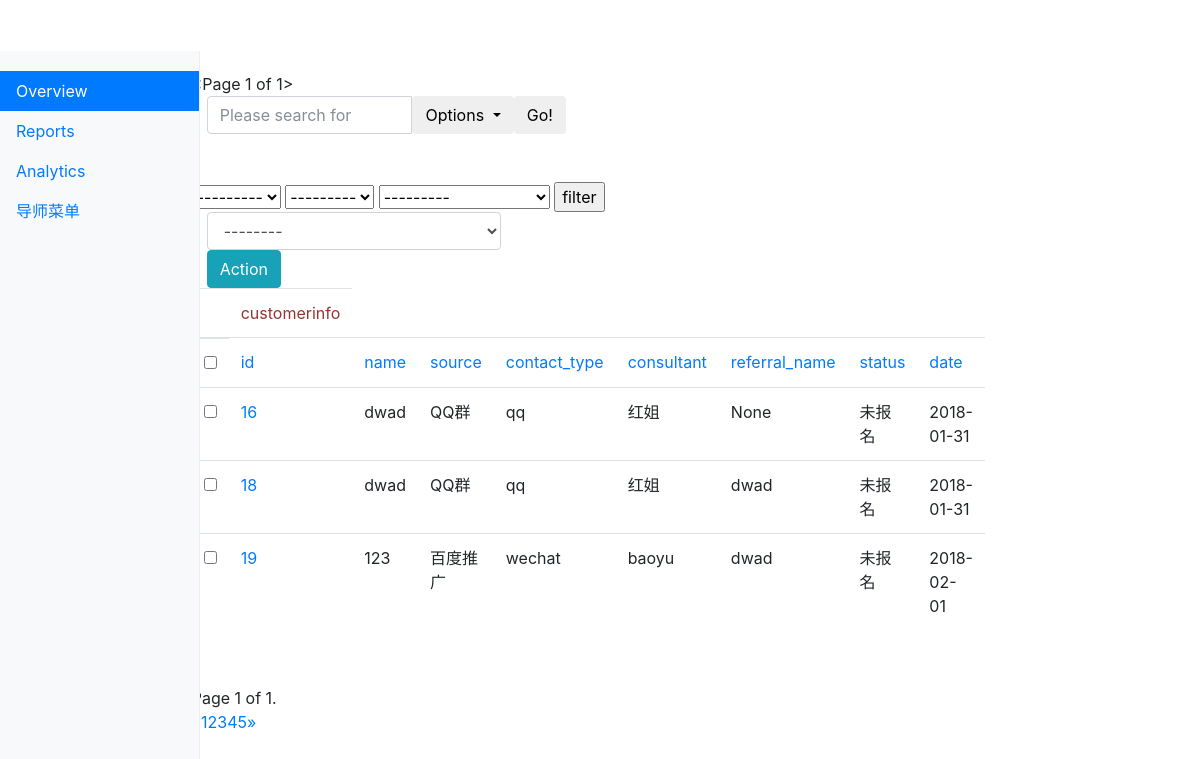
The page /kingadmin/crm/customerinfo/?o=0&page=1 (signed in) on the database its author committed.
### crm/models.py (models this page shows, shortened)
class Menus(models.Model):
    name = models.CharField(max_length=64)
    url_type_choices = ((0,'absolute'),(1,'dynamic'))
    url_type = models.SmallIntegerField(choices=url_type_choices,default=0)
    url_name = models.CharField(max_length=128)
    class Meta:
        unique_together = ('name','url_name')

class CustomerInfo(models.Model):
    name = models.CharField(max_length=64, default=None)
    contact_type_choices = (
        (0, 'qq'), (1, 'wechat'), (2,'Phone'),
    )
    contact_type = models.SmallIntegerField(choices=contact_type_choices, default=0 )
    contact = models.CharField(max_length=64, unique = True)
    source_choices = (
        (0, 'QQ群'), (1, '51CTO'), (2,'百度推广'),(3,'知乎'),
    )
    source = models.SmallIntegerField(choices=source_choices, default=0)
    referral_name = models.ForeignKey("self", blank=True, null=True, verbose_name="推荐人", on_delete=models.CASCADE)
    consult_courses = models.ManyToManyField("Course", verbose_name="咨询课程")
    consult_content = models.TextField(verbose_name="咨询内容")
    status_choices  = (
        (0, '未报名'), (1, '已报名'), (2,'已退学'),
    )
    status = models.SmallIntegerField(choices=status_choices, default=0)
    consultant = models.ForeignKey("UserProfile", verbose_name="课程顾问",on_delete=models.CASCADE)
    date = models.DateField(auto_now_add=True)
    def __str__(self):
        return self.name

class UserProfile(models.Model):
    user = models.OneToOneField(User,on_delete=models.CASCADE)
    name = models.CharField(max_length=64, verbose_name="姓名")
    role = models.ManyToManyField("Role", blank=True, null = True)
    def __str__(self):
        return self.name

### kingadmin/views.py (the view, shortened to what this page needs)
# urls.py: url(r'^(\w+)/(\w+)/$', views.table_list, name="table_list"),
@login_required
def table_list(request, app_name, model_name):
    admin_class = site.enabled_admin[app_name][model_name] #get the admin_class class save in the list
    querysets = admin_class.model.objects.all().order_by('-id')# get the data
    filter_list = request.GET
    filtered_query, querysets = selected_set(filter_list, querysets)
    admin_class.filtered_query = filtered_query
    querysets = querysets.order_by('-id')
    need_sort_column_name,sorted_querysets, sorted_column = sorted_querysets_by_column(request, querysets, admin_class)
    searched_queryset = searched_querysets(request, sorted_querysets, admin_class)
    querysets  = Paginator(searched_queryset ,admin_class.list_per_page)
    page = request.GET.get('page')
    try:
        querysets = querysets.get_page(page)
    except PageNotAnInteger:
        querysets = querysets.get_page(1)
    except EmptyPage:
        querysets = querysets.get_page(querysets.num_pages)
    admin_class.sorted_colunm_name = need_sort_column_name
    admin_class.sorted_column = sorted_column
    return render(request, "kingadmin/table_list.html",\
                  {"querysets": querysets,"model_name":model_name,\
                   "admin_class":admin_class, "need_sort_column_name": need_sort_column_name})

### kingadmin/templatetags/kingadmin_tags.py (called while the page is built)
@register.simple_tag
def build_table_row(count,obj, admin_class):
    ele = ""
    if admin_class.list_display:
        for index, column_name in enumerate(admin_class.list_display):
            column_obj = admin_class.model._meta.get_field(column_name)
            if column_obj.choices:
                column_data = getattr(obj, "get_%s_display" %column_name)()
            else:
                column_data = getattr(obj, column_name)
            if not index:
                ele += "<td><a href='%s/change'>%s</a></td>" % (obj.id, column_data)
            else:
                ele += "<td>%s</td>" % column_data
    else:
        ele += "<td><a href='%s/change'>%s</a></td>" % (count, obj)
    return mark_safe(ele)

@register.simple_tag
def get_order_method(need_sort_column_name, item, admin_class):
    sort_need_index = admin_class.list_display.index(item)
    if need_sort_column_name == item:
        sort_need_index = '-' + str(sort_need_index)
    return sort_need_index

@register.simple_tag
def build_order_method_arrow(need_sort_column_name, item, admin_class):
    new = need_sort_column_name
    ele = ''''''
    if new:
        if new.strip('-') == item:
            if need_sort_column_name.startswith('-'):
                ele += '''<span class ="glyphicon glyphicon-menu-up"> </span>'''
            elif need_sort_column_name == item:
                ele += '''<span class ="glyphicon glyphicon-menu-down"> </span>'''
    return mark_safe(ele)

@register.simple_tag
def get_filteredlist_pagenum(admin_class, querysets):
    page_num = querysets.number
    filtered_list = admin_class.filtered_query
    ele = ""
    if page_num:
        ele += "&page=%s" % page_num
    if filtered_list:
        for k, v in filtered_list.items():
            ele += "&%s=%s" % (k, v)
    return mark_safe(ele)

@register.simple_tag
def get_sorted_column(admin_class):
    if admin_class.sorted_column:
        for k,v in admin_class.sorted_column.items():
            return v
    else:
        return ""

### kingadmin/views.py (called while the page is built)
def selected_set(filter_list, querysets):
    filtered_list = {}
    for key,value in filter_list.items():
        if key in ("page","o","search_fileds"):continue
        if value == "---------":
            filtered_list[key] = "1970-07-01"
        elif value:
            filtered_list[key] = value
    return filtered_list, querysets.filter(**filtered_list)

### kingadmin/templates/kingadmin/table_list.html (shortened to what this page needs)
{% extends "kingadmin/index.html" %}
{% load kingadmin_tags %}
{% block dashboard %}
    {{ querysets }}
    <div>
    <form method="get">
        <div class="col-lg-6">
            <div class="input-group">
                <input type="text" class="form-control" placeholder="Please search for " name="search_fileds">
                <div class="input-group-btn">
                    <button type="button" class="btn btn-default dropdown-toggle" data-toggle="dropdown" aria-haspopup="true" aria-expanded="false">
                      <span>Options</span>
                    </button>
                  </div>
                  <span class="input-group-btn">
                    <button class="btn btn-default" type="submit">Go!</button>
                  </span>
            </div>
        </div>
    </form>
    <br>
    <br>
    </div>
    <div>
    {% if admin_class.list_filter %}
    <form>
            {% for filter_obj in admin_class.list_filter %}
               {% build_filter_row filter_obj admin_class%}
            {% endfor %}
            <input type="submit" value="filter">
    </form>
    {% endif %}
    <form onsubmit="return ActionCheck(this)" method="post">{% csrf_token %}
        <div>
            <div class="col-sm-5">
                <select class="form-control" name="action">
                    <option value=''>--------</option>
                </select>
            </div>
            <div class="col-sm-5">
                <button  type="submit" class="btn btn-info">Action</button>
            </div>
        </div>
    </form>
    </div>
    <table class="table table-hover">
    <thead>
        <tr>
            <th>
                <td style="color: #993333">{{ model_name }} </td>
            </th>
        </tr>
    </thead>
    <tbody>
    <tr>
        <th>
        <input type="checkbox" onclick="SelectAllObjs(this)">
            {% if admin_class.list_display %}
                {% for item in admin_class.list_display %}
                    <td><a href="?o={% get_order_method need_sort_column_name item admin_class%}{% get_filteredlist_pagenum admin_class querysets %}">{{ item }}</a>
                    </td>
                {% endfor %}
            {% else %}
                {% get_model_name admin_class %}
            {% endif %}
        </th>
    </tr>
    {% for  item in querysets %}
        <tr>
            <th>
                <input row-select="true" type="checkbox" value="{{ item.id }}">
                {% build_table_row forloop.counter item admin_class  %}
            </th>
        </tr>
    {% endfor %}
    </tbody>
    </table>
    {% build_page_navigation querysets admin_class %}
    <div class="pagination">
        <span class="step-links">
            <span class="current">
                Page {{ querysets.number }} of {{ querysets.paginator.num_pages }}.
            </span>
        </span>
    </div>
    <nav aria-label="Page navigation">
  <ul class="pagination">
    <li>
      <a href="#" aria-label="Previous">
        <span aria-hidden="true">&laquo;</span>
      </a>
    </li>
    <li><a href="#">1</a></li>
    <li><a href="#">2</a></li>
    <li><a href="#">3</a></li>
    <li><a href="#">4</a></li>
    <li><a href="#">5</a></li>
    <li>
      <a href="#" aria-label="Next">
        <span aria-hidden="true">&raquo;</span>
      </a>
    </li>
  </ul>
</nav>
{% endblock %}

### kingadmin/templates/kingadmin/index.html (shortened to what this page needs)
<!DOCTYPE html>
<html lang="en"><head><meta http-equiv="Content-Type" content="text/html; charset=UTF-8">
    <link href="/static/css/bootstrap.min.css" rel="stylesheet">
    <link href="/static/css/dashboard.css" rel="stylesheet">
</head>
  <body>
    <div class="container-fluid">
      <div class="row">
        <nav class="col-sm-3 col-md-2 d-none d-sm-block bg-light sidebar">
          <ul class="nav nav-pills flex-column">
            <li class="nav-item">
              <a class="nav-link active" href="https://getbootstrap.com/docs/4.0/examples/dashboard/#">Overview <span class="sr-only">(current)</span></a>
            </li>
            <li class="nav-item">
              <a class="nav-link" href="#">Reports</a>
            </li>
            <li class="nav-item">
              <a class="nav-link" href="#">Analytics</a>
            </li>
              {% for role_list in request.user.userprofile.role.all %}
                  {% for menu in role_list.menus.all  %}
                       <li class="nav-item">
                                 <a class="nav-link" href="{% if menu.url_type == 0 %}{{ menu.url_name }} {% else %}{% url menu.url_name  %}{% endif %}">{{menu.name }} </a>
                       </li>
                  {% endfor %}
              {% endfor %}
          </ul>
        </nav>
      <div class="col-sm-9 col-sm-offset-3 col-md-10 col-md-offset-2 main">
        <main role="main" class="col-sm-9 ml-sm-auto col-md-10 pt-3">
            {% block dashboard %}{% endblock %}
        </main>
      </div>
      </div>
    </div>
</body>
</html>

### static/css/dashboard.css (style rules this page uses)
body { padding-top: 3.5rem; }
.sidebar { position: fixed; top: 51px; bottom: 0; left: 0; z-index: 1000; padding: 20px 0; overflow-x: hidden; overflow-y: auto; border-right: 1px solid #eee; }
.sidebar .nav { margin-bottom: 20px; }
.sidebar .nav-item { width: 100%; }
.sidebar .nav-item + .nav-item { margin-left: 0; }
.sidebar .nav-link { border-radius: 0; }

### rows shown on the page
Menus: name "导师菜单"
CustomerInfo: id+name+source "16 dwad QQ群 qq 红姐 None 未报名 2018-01-31"
CustomerInfo: id+name+source "18 dwad QQ群 qq 红姐 dwad 未报名 2018-01-31"
CustomerInfo: id+name+source "19 123 百度推广 wechat baoyu dwad 未报名 2018-02-01"

### other values the page prints
{{ querysets }} "<Page 1 of 1>"
{{ model_name }} "customerinfo"
{{ item }} "id" "name" "source" "contact_type" "consultant" "referral_name" "status" "date"
{{ querysets.number }} "1"
{{ querysets.paginator.num_pages }} "1"
